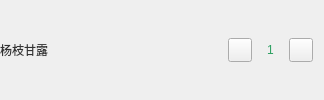
                     <widget class="QWidget" name="widget_25" native="true">
                      <layout class="QHBoxLayout" name="horizontalLayout_26">
                       <property name="spacing">
                        <number>15</number>
                       </property>
                       <property name="leftMargin">
                        <number>0</number>
                       </property>
                       <item>
                        <widget class="QLabel" name="menu_config_name_l">
                         <property name="minimumSize">
                          <size>
                           <width>0</width>
                           <height>36</height>
                          </size>
                         </property>
                         <property name="maximumSize">
                          <size>
                           <width>16777215</width>
                           <height>36</height>
                          </size>
                         </property>
                         <property name="styleSheet">
                          <string notr="true">color:rgb(51, 51, 51);</string>
                         </property>
                         <property name="text">
                          <string>杨枝甘露</string>
                         </property>
                        </widget>
                       </item>
                       <item>
                        <spacer name="horizontalSpacer_9">
                         <property name="orientation">
                          <enum>Qt::Vertical</enum>
                         </property>
                         <property name="sizeHint" stdset="0">
                          <size>
                           <width>165</width>
                           <height>20</height>
                          </size>
                         </property>
                        </spacer>
                       </item>
                       <item>
                        <widget class="QPushButton" name="menu_config_del_btn">
                         <property name="minimumSize">
                          <size>
                           <width>24</width>
                           <height>24</height>
                          </size>
                         </property>
                         <property name="maximumSize">
                          <size>
                           <width>24</width>
                           <height>24</height>
                          </size>
                         </property>
                         <property name="styleSheet">
                          <string notr="true">border-image: url(:/icon/ic_menu_config_add.png);</string>
                         </property>
                         <property name="text">
                          <string/>
                         </property>
                        </widget>
                       </item>
                       <item>
                        <widget class="QLabel" name="menu_config_number_l">
                         <property name="styleSheet">
                          <string notr="true">color: rgb(44, 159, 97);</string>
                         </property>
                         <property name="text">
                          <string>1</string>
                         </property>
                        </widget>
                       </item>
                       <item>
                        <widget class="QPushButton" name="menu_config_add_btn">
                         <property name="minimumSize">
                          <size>
                           <width>24</width>
                           <height>24</height>
                          </size>
                         </property>
                         <property name="maximumSize">
                          <size>
                           <width>24</width>
                           <height>24</height>
                          </size>
                         </property>
                         <property name="styleSheet">
                          <string notr="true">border-image: url(:/icon/ic_menu_config_del.png);</string>
                         </property>
                         <property name="text">
                          <string/>
                         </property>
                        </widget>
                       </item>
                      </layout>
                     </widget>
